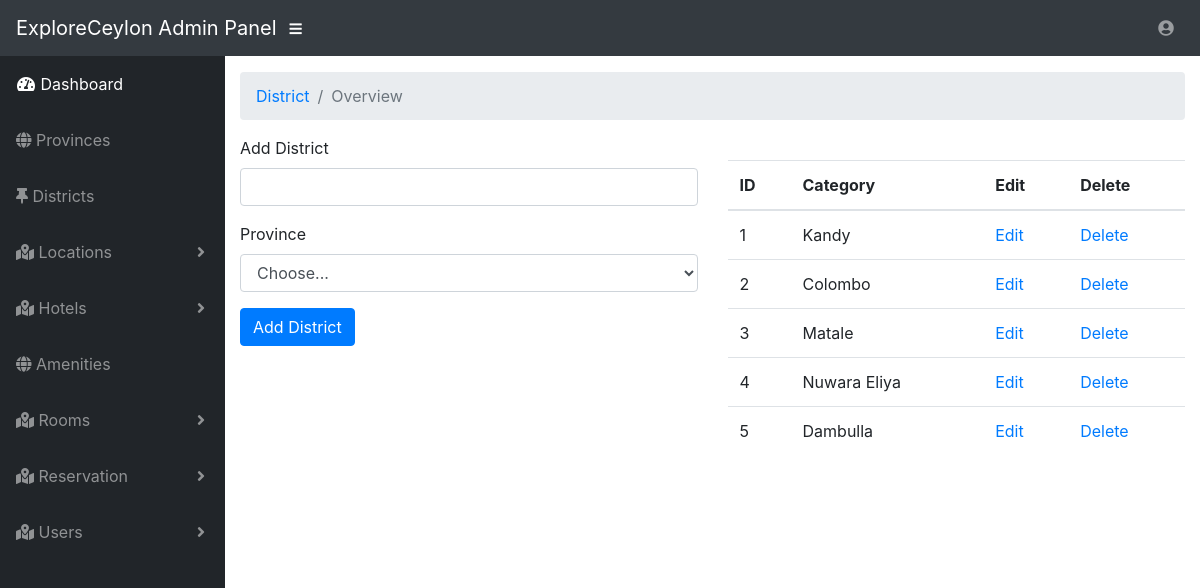
Page /admin/districts.php (signed in) on the committed database.
### tables this page shows
CREATE TABLE `tbl_districts` (
  `district_id` int(3) NOT NULL,
  `district_title` varchar(30) NOT NULL,
  `province_id` int(3) NOT NULL
);

### admin/districts.php (the view, shortened to what this page needs)
<?php include "../includes/db.php"; ?>
<?php include "includes/admin_header.php"; ?>
<?php include "includes/admin_nav.php"; ?>
<div id="wrapper">
    <?php include "includes/admin_sidebar.php"; ?>
    <div id="content-wrapper">
        <div class="container-fluid">
            <ol class="breadcrumb">
                <li class="breadcrumb-item">
                    <a href="#">District</a>
                </li>
                <li class="breadcrumb-item active">Overview</li>
            </ol>
            <div class="row">
                <div class="col-lg-6">
                    <form action="" method="post">
                        <div class="form-group">
                            <label for="district_title">Add District</label>
                            <input type="text" name="district_title" class="form-control">
                        </div>
                    <div class="form-group">
                        <label>Province</label><br>
                        <select name="province_id" id="province_id" class="form-control">
                            <option value="">Choose...</option>
                        </select>
                    </div>
                        <div class="form-group">
                            <input type="submit" name="btn_insert" value="Add District" class="btn btn-primary">
                        </div>
                    </form>
                </div>
                <div class="col-lg-6">
                    <br>
                    <table class="table table-border table-hover">
                        <thead>
                            <tr>
                                <th>ID</th>
                                <th>Category</th>
                                <th>Edit</th>
                                <th>Delete</th>
                            </tr>
                        </thead>
                        <tbody>
                            <?php
$query = "SELECT * FROM tbl_districts";
$result_district_fetch = mysqli_query($conn,$query);
while($row = mysqli_fetch_assoc($result_district_fetch))
{
    $district_id = $row['district_id'];
    $district_title = $row['district_title'];
    echo "<tr>";
        echo "<td>$district_id</td>";
        echo "<td>$district_title</td>";
        echo "<td><a href='districts.php?edit={$district_id}'>Edit</a></td>";
        echo "<td><a href='districts.php?delete={$district_id}'>Delete</a></td>";
    echo "</tr>";
}
?>
                        </tbody>
                    </table>
                </div>
            </div>
        </div>
    </div>
</div>
<?php include "includes/admin_footer.php"; ?>

### rows in the picture
tbl_districts: district_id "1", district_title "Kandy"
tbl_districts: district_id "2", district_title "Colombo"
tbl_districts: district_id "3", district_title "Matale"
tbl_districts: district_id "4", district_title "Nuwara Eliya"
tbl_districts: district_id "5", district_title "Dambulla"
